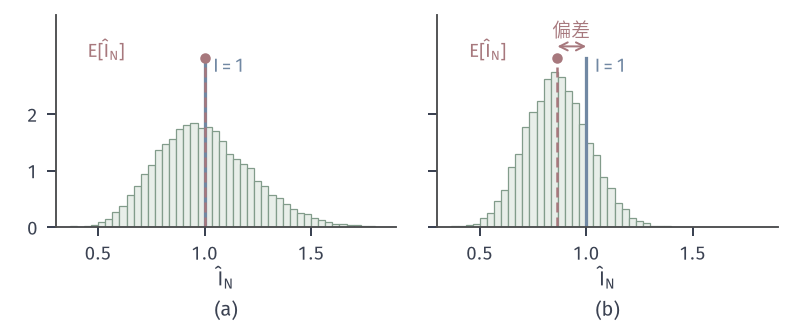

Write Python code to recreate this figure.
from pathlib import Path
import sys
HERE = Path(__file__).resolve().parent
sys.path.insert(0, str(HERE.parent/"mcerr-common"))
from mcerr_fig import *
# Target I = E[X] = 1 for X ~ Exp(1), estimate = mean of N = 20 generated values, 20000 replications (seed 3101).
# (a) exact inverse-quantile generator X = -ln(1-U); (b) generator clipped at T = 2, X~ = min(X, 2),
# whose mean is 1 - e^{-2}.  Histograms of the estimate (green), true I (blue), mean of estimate (red).
N, R, T = 20, 20000, 2.0
rng = np.random.default_rng(3101)
X = -np.log1p(-rng.random((R, N)))
est = [X.mean(1), np.minimum(X, T).mean(1)]
fig, axes = figure(width_mm=112, height_mm=46, ncols=2, sharey=True)
panel(fig, left=.07, right=.98, bottom=.3, top=.95, wspace=.12)
bins = np.linspace(0.3, 1.9, 49)
for ax, e in zip(axes, est):
    h, b = np.histogram(e, bins=bins, density=True)
    ax.bar(b[:-1], h, width=b[1]-b[0], align='edge', color=GREEN_FILL, edgecolor=GREEN, lw=.5)
    ax.plot([1, 1], [0, 3.0], color=BLUE, lw=1.3)
    m = e.mean(); ax.plot([m, m], [0, 3.0], color=RED, lw=1.0, ls=DASH); dot(ax, m, 3.0)
    ax.set_xlim(.3, 1.9); ax.set_ylim(0, 3.75); ax.set_yticks([0, 1, 2]); axlab(ax, r'$\hat I_{N}$')
    lab(ax, 1.04, 2.75, '$I=1$', BLUE)
axes[1].annotate('', xy=(est[1].mean(), 3.2), xytext=(1, 3.2), arrowprops=dict(arrowstyle='<->', color=RED, lw=.8, shrinkA=0, shrinkB=0))
lab(axes[1], 0.45, 3.0, r'$\mathrm{E}[\hat I_{N}]$', RED)
lab(axes[0], 0.45, 3.0, r'$\mathrm{E}[\hat I_{N}]$', RED)
lab(axes[1], 0.93, 3.3, '偏差', RED, ha='center', va='bottom')
tags(fig, axes)
save(fig, HERE, 'figure', {'N': N, 'R': R, 'mean_exact': float(est[0].mean()), 'sd_exact': float(est[0].std()),
     'mean_clip': float(est[1].mean()), 'sd_clip': float(est[1].std()), 'clip_mean_theory': 1-np.exp(-2)})
